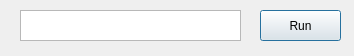
<?xml version="1.0" encoding="UTF-8"?>
<ui version="4.0">
 <class>Runcommand</class>
 <widget class="QDialog" name="Runcommand">
  <property name="geometry">
   <rect>
    <x>0</x>
    <y>0</y>
    <width>354</width>
    <height>56</height>
   </rect>
  </property>
  <property name="windowTitle">
   <string>Dialog</string>
  </property>
  <widget class="QPushButton" name="pushButton">
   <property name="geometry">
    <rect>
     <x>260</x>
     <y>10</y>
     <width>81</width>
     <height>31</height>
    </rect>
   </property>
   <property name="text">
    <string>Run</string>
   </property>
  </widget>
  <widget class="QTextEdit" name="textEdit">
   <property name="geometry">
    <rect>
     <x>20</x>
     <y>10</y>
     <width>221</width>
     <height>31</height>
    </rect>
   </property>
   <property name="verticalScrollBarPolicy">
    <enum>Qt::ScrollBarAlwaysOff</enum>
   </property>
  </widget>
 </widget>
 <resources/>
 <connections/>
</ui>
